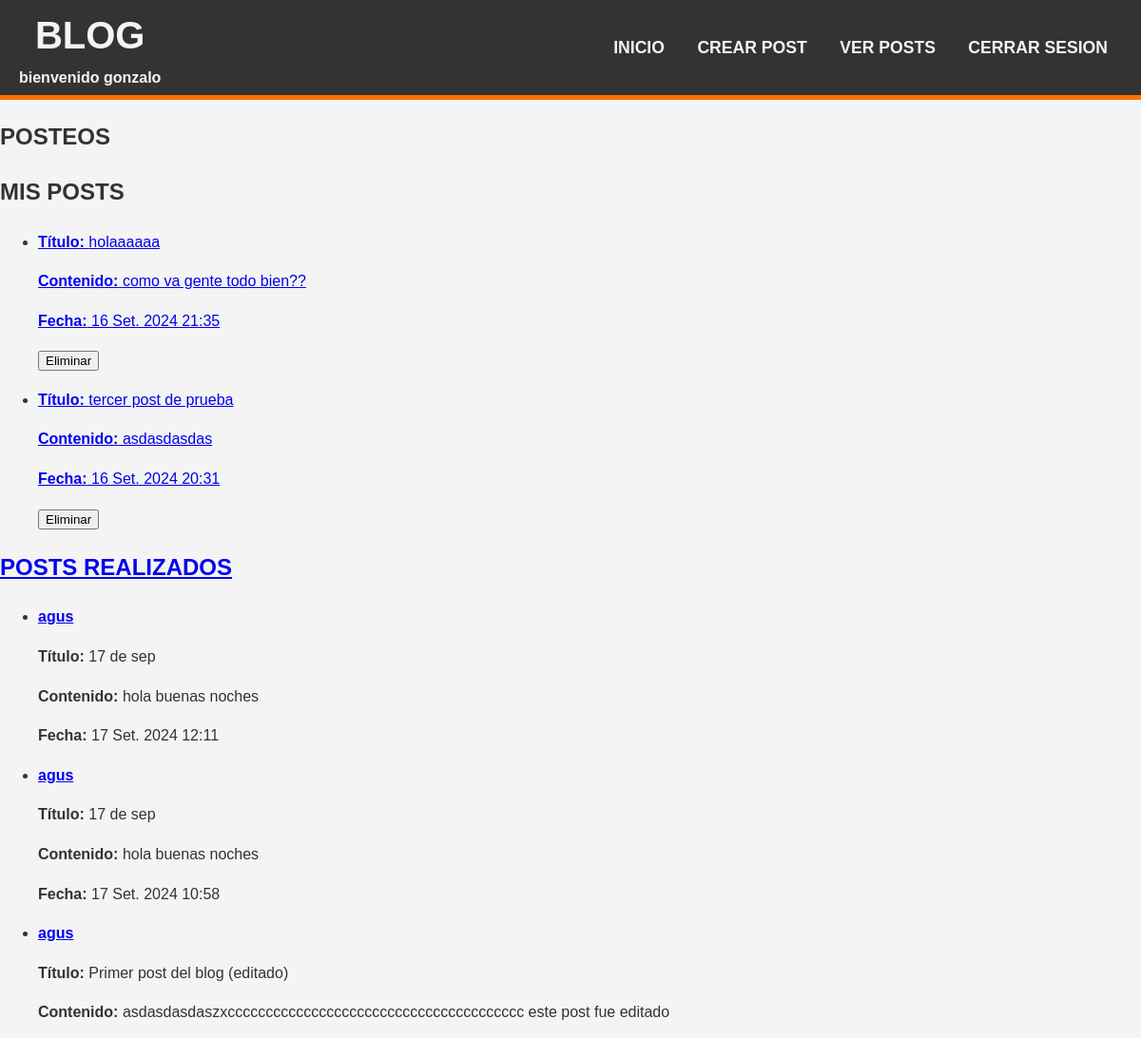
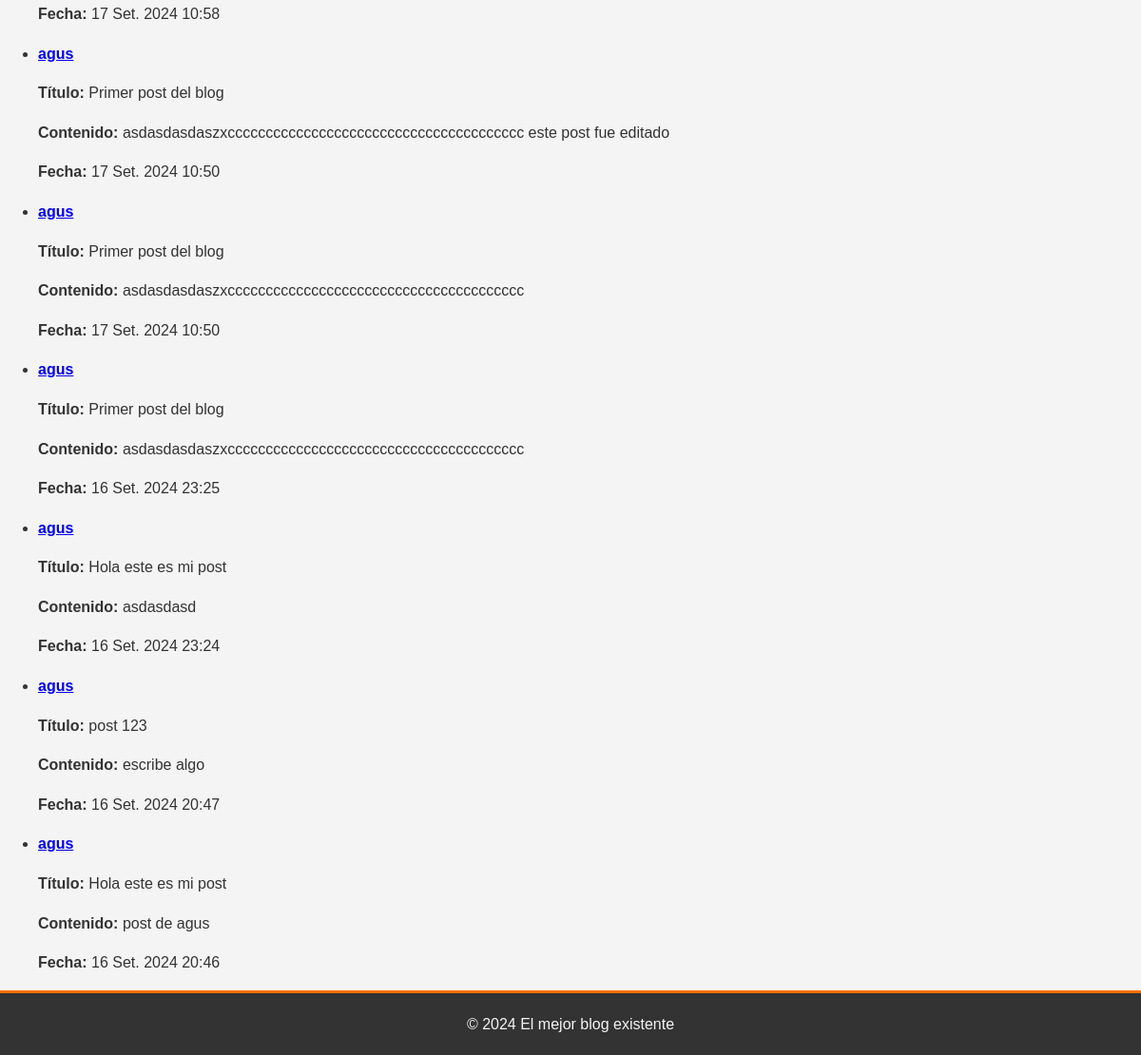
The page /posts/ (signed in) on the database its author committed (2 pictures, top to bottom).
### post/models.py (models this page shows, shortened)
class Posteo(models.Model):
    titulo = models.CharField(max_length=120)
    contenido= models.TextField()
    Fecha_de_publicacion = models.DateTimeField(auto_now_add=True)
    author= models.ForeignKey(User, on_delete=models.CASCADE, related_name='post_manage')

### post/views.py (the view)
# urls.py: path('posts/',views.post_list, name='lista_posteos'),
@login_required
def post_list(request):
    posts = Posteo.objects.all().order_by('-Fecha_de_publicacion')  # Muestra los posts más recientes primero
    return render(request, 'posts.html', {'posts': posts})

### post/templates/posts.html (shortened to what this page needs)
{% extends 'base.html' %}
{% block content %}
<div class="centered-content">
    <h2>POSTEOS</h2>
</div>
    <div class="post-container">
        <div class="">
            <h2 class="centered-content">MIS POSTS</h2>
            <ul class="centered-content">
                {% for post in posts %}
                    {% if post.author == user %}
                        <li class="post-card">
                            <a href="{% url 'detalle_posteo' post.pk %}" class="post-link">
                            <p><strong>Título:</strong> {{ post.titulo }}<br> </p>
                            <p><strong>Contenido:</strong> {{ post.contenido }}<br> </p>
                            <p><strong>Fecha:</strong> {{ post.Fecha_de_publicacion }}<br> </p>
                            <form method="POST" action="{% url 'delete' post.pk %}">
                            <button type="submit">Eliminar</button>
                            </form>
                        </li>
                    {% endif %}
                {% empty %}
                        <p>No hay posts para mostrar</p>
                {% endfor %}
            </ul>
        </div>
        <div class="">
            <h2 class="centered-content">POSTS REALIZADOS</h2>
            <ul class="centered-content">
                {% for post in posts %}
                    {% if post.author != user %}
                        <li class="post-card">
                            <a href="{% url 'detalle_posteo' post.pk %}" class="post-link">
                            <strong class="user">{{post.author}}</strong><br></a>
                            <p><strong>Título:</strong> {{ post.titulo }}<br> </p>
                            <p><strong>Contenido:</strong> {{ post.contenido }}<br> </p>
                            <p><strong>Fecha:</strong> {{ post.Fecha_de_publicacion }}<br> </p>
                        </li>
                    {% endif %}
                {% empty %}
                        <p>Nadie ha creado posts :( </p>
                {% endfor %}
            </ul>
        </div>
    </div>
{% endblock %}

### post/templates/base.html (shortened to what this page needs)
<!DOCTYPE html>
<html lang="es">
<head>
    {% load static %}
    <link rel="stylesheet" href="{% static 'css/styles.css' %}">
    <link rel="stylesheet" href="{% static 'css/adicionales.css' %}">
</head>
<body>
    <header>
        <div class="header">
        <h1>BLOG</h1>
        <p><strong> bienvenido {{ user.username }}</strong> </p>
        </div>
        <nav>
            <ul>
                {% if user.is_authenticated %}
                <li><a href="{% url 'home' %}">INICIO</a> </li>
                <li><a href="{% url 'crear' %}">CREAR POST</a></li>
                <li><a href="{% url 'lista_posteos' %}">VER POSTS</a></li>
                <li><a href="{% url 'logout' %}">CERRAR SESION</a></li>
                {% else %}
                <li><a href="{% url 'login' %}">INICIAR SESION</a></li>
                <li><a href="{% url 'register' %}">REGISTRARSE </a></li>
                {% endif %}
            </ul>
        </nav>
    </header>
    <main>
        {% block content %}
        {% endblock %}
    </main>
    <footer>
       © 2024 El mejor blog existente
    </footer>
</body>
</html>

### post/static/css/styles.css (style rules this page uses)
:root { --color-naranja: #ff6f00; --color-gris: #333333; --color-claro: #f4f4f4; }
body { font-family: Arial, Helvetica, sans-serif; background-color: var(--color-claro); color: var(--color-gris); margin: 0; padding: 0; line-height: 1.6; min-height: 100vh; }
header { display: flex; align-items: center; justify-content: space-between; background-color: var(--color-gris); color: var(--color-claro); padding: 0 20px; text-align: center; border-bottom: 5px solid var(--color-naranja); height: 100px; }
header h1 { margin: 0 auto; text-align: center; font-size: 2.5em; flex-grow: 1; }
header p { margin: 0; text-align: center; color: var(--color-claro); }
nav ul { list-style-type: none; padding: 0; margin: 0; text-align: center; }
nav ul li { display: inline; margin: 0 15px; }
nav ul li a { color: var(--color-claro); text-decoration: none; font-weight: bold; font-size: 1.1em; transition: color 0.5s ease; }
footer { background-color: var(--color-gris); color: var(--color-claro); text-align: center; padding: 20px; border-top: 3px solid var(--color-naranja); }

### rows shown on the page
Posteo: titulo "holaaaaaa", contenido "como va gente todo bien??", Fecha_de_publicacion "16 Set. 2024 21:35"
Posteo: titulo "tercer post de prueba", contenido "asdasdasdas", Fecha_de_publicacion "16 Set. 2024 20:31"
Posteo: author "agus", titulo "17 de sep", contenido "hola buenas noches", Fecha_de_publicacion "17 Set. 2024 12:11"
Posteo: author "agus", titulo "17 de sep", contenido "hola buenas noches", Fecha_de_publicacion "17 Set. 2024 10:58"
Posteo: author "agus", titulo "Primer post del blog (editado)", contenido "asdasdasdaszxccccccccccccccccccccccccccccccccccccccc este post fue editado", Fecha_de_publicacion "17 Set. 2024 10:58"
Posteo: author "agus", titulo "Primer post del blog", contenido "asdasdasdaszxccccccccccccccccccccccccccccccccccccccc este post fue editado", Fecha_de_publicacion "17 Set. 2024 10:50"
Posteo: author "agus", titulo "Primer post del blog", contenido "asdasdasdaszxccccccccccccccccccccccccccccccccccccccc", Fecha_de_publicacion "17 Set. 2024 10:50"
Posteo: author "agus", titulo "Primer post del blog", contenido "asdasdasdaszxccccccccccccccccccccccccccccccccccccccc", Fecha_de_publicacion "16 Set. 2024 23:25"
Posteo: author "agus", titulo "Hola este es mi post", contenido "asdasdasd", Fecha_de_publicacion "16 Set. 2024 23:24"
Posteo: author "agus", titulo "post 123", contenido "escribe algo", Fecha_de_publicacion "16 Set. 2024 20:47"
Posteo: author "agus", titulo "Hola este es mi post", contenido "post de agus", Fecha_de_publicacion "16 Set. 2024 20:46"

### other values the page prints
{{ user.username }} "gonzalo"
